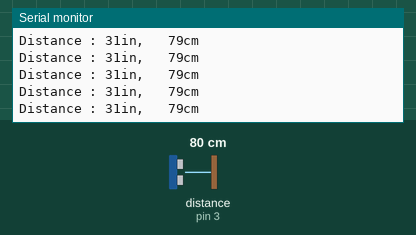
The sketch below on a simulated Arduino Uno, built with avr-gcc and run on an emulated ATmega328P. On the bench: the last lines printed to the serial monitor. Wiring (inferred from the names in the program): ultrasonic range finder: trigger pin 2; echo pin 3. Inputs (shaded band) come from the test bench; at power-on: distance to the obstacle (sensor on pin 3) 80 cm. The echo pulse lasts 58.3 µs per cm.

Above: at 1.2 s.
1.3 s: distance to the obstacle (sensor on pin 3) set to 2 cm
At 1.72 s:
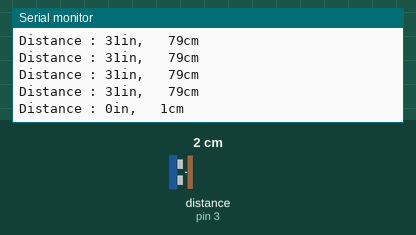
4.3 s: distance to the obstacle (sensor on pin 3) set to 4 cm
At 4.48 s:
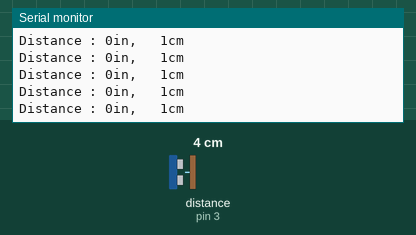
Timing chart, 0 to 7.3 s (numbered marks = the images above; inputs shaded):
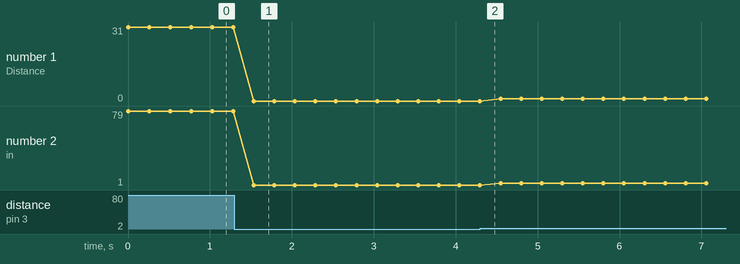

The sketch:

SR04.ino
```cpp
int trigPin = 2;                  //Trig Pin
int echoPin = 3;                  //Echo Pin
long duration, cm, inches;

void setup() {
  Serial.begin (9600);             // Serial Port begin
  pinMode(trigPin, OUTPUT);        // 定義輸入及輸出
  pinMode(echoPin, INPUT);
}

void loop()
{
  ping();

  Serial.print("Distance : ");
  Serial.print(inches);
  Serial.print("in,   ");
  Serial.print(cm);
  Serial.print("cm");
  Serial.println();

  delay(250);
}

float ping() {
  digitalWrite(trigPin, LOW);
  delayMicroseconds(5);
  digitalWrite(trigPin, HIGH);     // 給 Trig 高電位，持續 10微秒
  delayMicroseconds(10);
  digitalWrite(trigPin, LOW);

  pinMode(echoPin, INPUT);             // 讀取 echo 的電位
  duration = pulseIn(echoPin, HIGH);   // 收到高電位時的時間

  cm = (duration/2) / 29.1;         // 將時間換算成距離 cm 或 inch
  inches = (duration/2) / 74;


}
```

Measured:
- after the input at 1.3 s, the serial monitor: prints a new line after 0.23 s (image 1)
- plotted number 1: 31 → 0 after the input at 1.3 s
- plotted number 2: 79 → 1 after the input at 1.3 s, 1 → 3 after the input at 4.3 s
